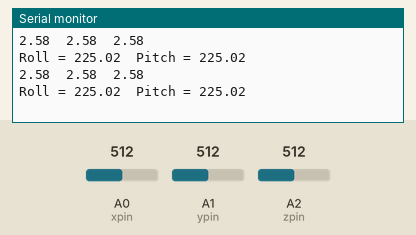
Recording of a sketch running on a simulated Arduino Uno, built with avr-gcc and run on an emulated ATmega328P. Parts: the last lines printed to the serial monitor. The inputs (shaded band) are chosen by the test bench; at power-on: A0 (xpin) = 512, A1 (ypin) = 512, A2 (zpin) = 512.

Above: at 1.8 s.
1.9 s: A0 (xpin) set to 716
At 2.7 s:
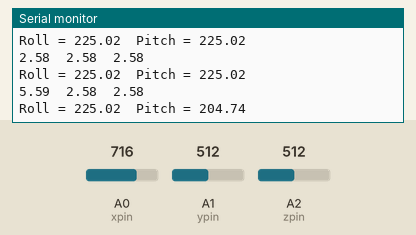
3.4 s: A1 (ypin) set to 716
At 4.4 s:
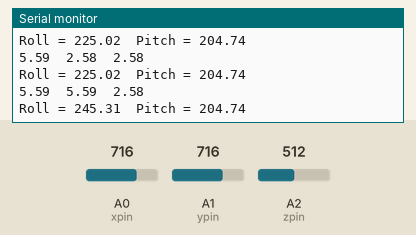
4.9 s: A2 (zpin) set to 716
At 5.8 s:
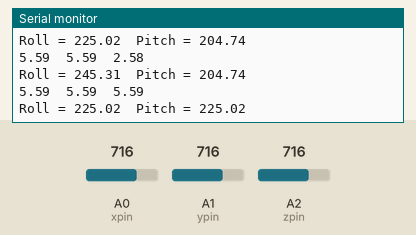
6.4 s: A0 (xpin) set to 900
At 7.7 s:
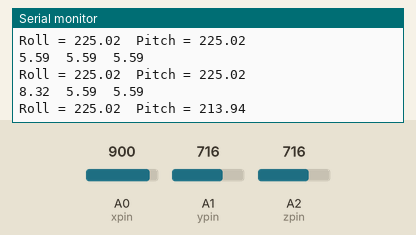
7.9 s: A1 (ypin) set to 900
At 8.8 s:
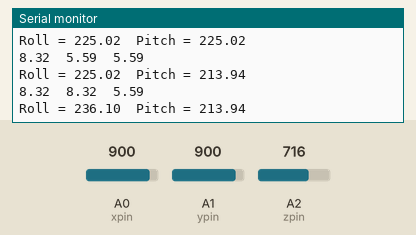
9.4 s: A2 (zpin) set to 900
At 10.8 s:
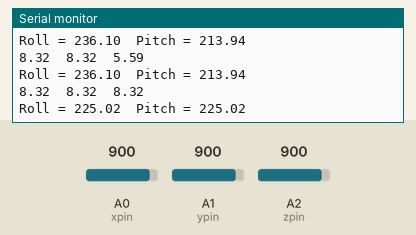
Timing chart, 0 to 11.9 s (numbered marks = the images above; inputs shaded):
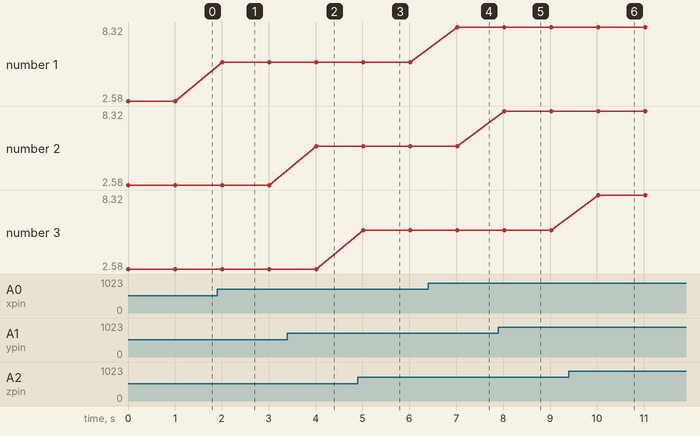

Measured:
- after the input at 1.9 s, the serial monitor: prints a new line after 0.11 s (image 1)
- after the input at 3.4 s, the serial monitor: prints a new line after 0.61 s (image 2)
- after the input at 4.9 s, the serial monitor: prints a new line after 0.12 s (image 3)
- after the input at 6.4 s, the serial monitor: prints a new line after 0.62 s (image 4)
- after the input at 7.9 s, the serial monitor: prints a new line after 0.12 s (image 5)
- after the input at 9.4 s, the serial monitor: prints a new line after 0.63 s (image 6)
- plotted number 1: 2.58 → 5.59 after the input at 1.9 s, 5.59 → 8.32 after the input at 6.4 s

The sketch:

4.3.4.ino
```cpp
int xpin=A0;
int ypin=A1;
int zpin=A2;

void setup() {
  Serial.begin(9600);
}

void loop() {
  float X_out=analogRead(xpin);

  float Y_out=analogRead(ypin);

  float Z_out=analogRead(zpin);

  float  Xg=((X_out*5)/1024-1.65)/0.330;
  float Yg=((Y_out*5)/1024-1.65)/0.330;
  float Zg=((Z_out*5)/1024-1.65)/0.330;
  Serial.print(Xg); //print x value on serial monitor
  Serial.print("\t");
  Serial.print(Yg); //print y value on serial monitor
  Serial.print("\t");
  Serial.print(Zg); //print z value on serial monitor
  Serial.print("\n");

  float  roll = ( ( (atan2(Yg,Zg) * 180) / 3.14 ) + 180 );
  float pitch = ( ( (atan2(Zg,Xg) * 180) / 3.14 ) + 180 );

  Serial.print("Roll = ");
  Serial.print(roll);
  Serial.print("\t");
  Serial.print("Pitch = ");
  Serial.print(pitch);
  Serial.print("\n\n");
  delay(1000);

}
```
